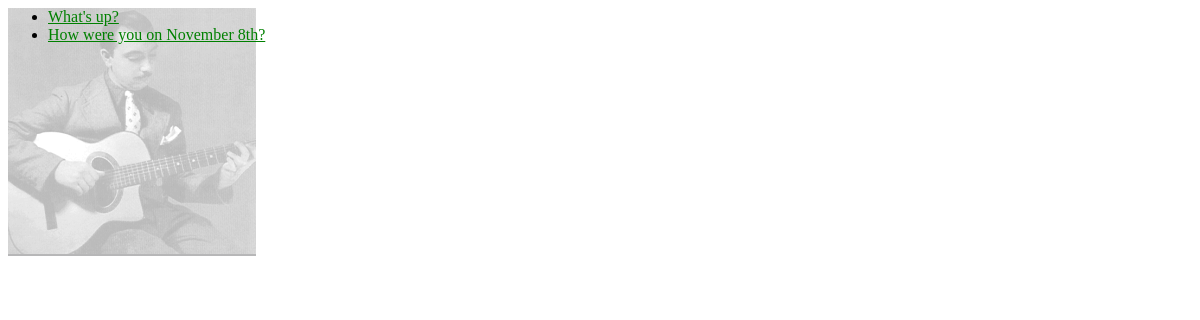
/polls/, run on an earlier commit of the app's database.
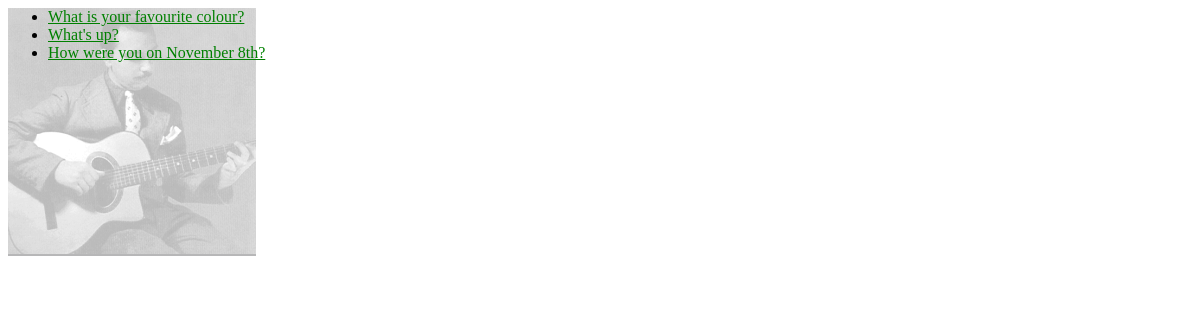
And on a later commit of the database.
### polls/models.py (models this page shows, shortened)
class Question(models.Model):
    question_text = models.CharField(max_length=200)
    pub_date = models.DateTimeField('date published')
    def was_published_recently(self):
        now = timezone.now()
        return now - datetime.timedelta(days=1) <= self.pub_date <= now
    was_published_recently.admin_order_field = 'pub_date'
    was_published_recently.boolean = True
    was_published_recently.short_description = 'Published recently?'

### polls/views.py (the view)
# urls.py: path('', views.IndexView.as_view(), name='index'),
class IndexView(generic.ListView):
    template_name = 'polls/index.html'
    context_object_name = 'latest_question_list'
    def get_queryset(self):
        return Question.objects.filter(
            pub_date__lte=timezone.now()
        ).order_by('-pub_date')[:5]

### polls/templates/polls/index.html
{% load static %}
<link rel="stylesheet" type="text/css" href="{% static 'polls/style.css' %}">
<div class="django-pic"></div>
{% if latest_question_list %}
    <ul>
    {% for question in latest_question_list %}
      <li><a href="{% url 'polls:detail' question.id %}">{{ question.question_text }}</a></li>
    {% endfor %}
    </ul>
{% else %}
    <p>No polls are available.</p>
{% endif %}

### polls/static/polls/style.css (style rules this page uses)
li a { color: green; }
.django-pic { background: white url("images/background.gif") no-repeat; height: 250px; width: 250px; position: absolute; z-index: -1; opacity: 0.3; }

What changed in the data, as far as the page shows it:
added Question: question_text "What is your favourite colour?"
